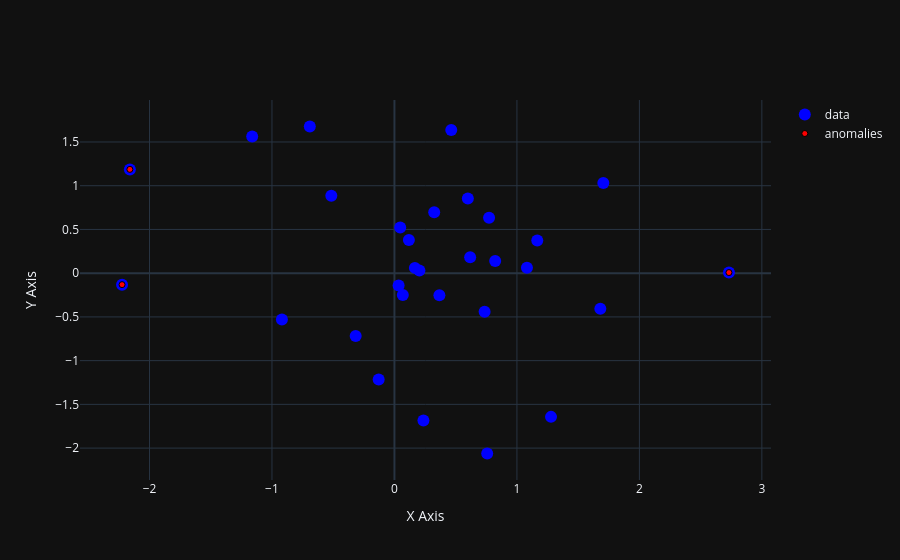

The notebook cell saved with this chart:
### Markdown cell above
Alternatively, the anomaly points can be shown as smaller, in red, and on top of the data points:

### Code cell
fig = go.Figure()

# All points (larger)
fig.add_trace(go.Scatter(
    x=df1['X'],
    y=df1['Y'],
    mode='markers',
    marker=dict(size=12, color='blue'),
    name='data'
))

# Anomaly points (smaller, on top)
fig.add_trace(go.Scatter(
    x=df2['X'],
    y=df2['Y'],
    mode='markers',
    marker=dict(size=6, color='red', line=dict(width=1, color='black')),
    name='anomalies'
))

fig.update_layout(
    template="plotly_dark",
    xaxis_title="X Axis",
    yaxis_title="Y Axis"
)

fig.show()

### Figure 1 — Plotly figure (JSON) as saved in the notebook; plotly's stock layout.template omitted (floating-point values rounded to 4 significant figures)
{"data": [{"marker": {"color": "blue", "size": 12}, "mode": "markers", "name": "data", "type": "scatter", "x": [-0.5154, 0.4641, 0.3672, -2.16, 0.7573, 0.6182, 0.03416, -0.1287, 0.7726, 0.2039, 1.706, -0.6909, -2.224, 1.681, 0.2368, 2.731, 1.082, 0.7363, -0.3165, 0.04715, 1.166, 0.06839, 0.1668, 0.5994, -1.161, 0.3246, 0.1179, 1.278, -0.9188, 0.8225], "y": [0.8861, 1.636, -0.2529, 1.187, -2.062, 0.1827, -0.1401, -1.214, 0.6331, 0.02962, 1.032, 1.677, -0.131, -0.4063, -1.685, 0.007257, 0.0632, -0.4416, -0.7191, 0.5213, 0.3731, -0.2489, 0.06063, 0.8541, 1.562, 0.6972, 0.3783, -1.643, -0.5283, 0.1381]}, {"marker": {"color": "red", "line": {"color": "black", "width": 1}, "size": 6}, "mode": "markers", "name": "anomalies", "type": "scatter", "x": [-2.16, -2.224, 2.731], "y": [1.187, -0.131, 0.007257]}], "layout": {"xaxis": {"title": {"text": "X Axis"}}, "yaxis": {"title": {"text": "Y Axis"}}}}
